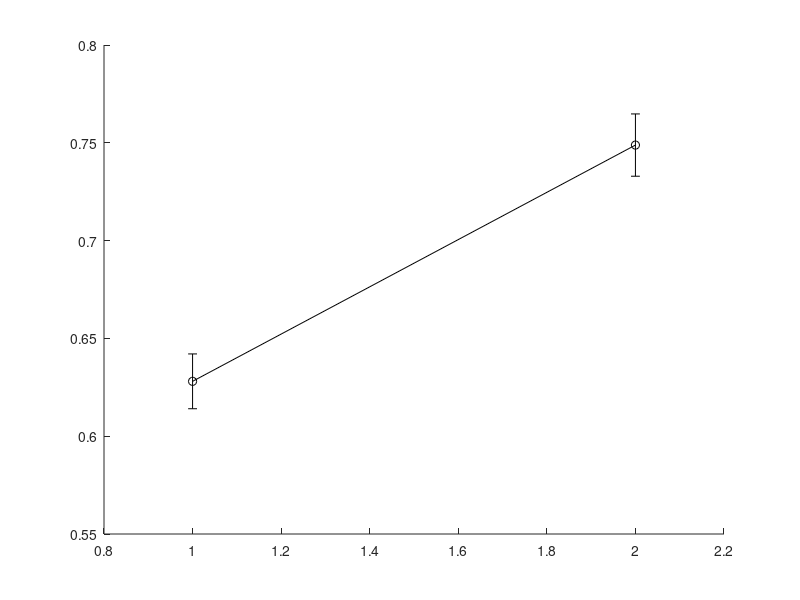

The MATLAB source for this figure: (Note: this script raises an error after producing the figure.)
clear all
close all

blocked = load('Training_Blocked.mat');
interleaved = load('Training_Interleaved.mat');

%% GENERAL TRAINING
figure

% --- Blocked condition ---
errorbar([1,2],[mean(blocked.accBlock1), mean(blocked.accBlock2)], ...
    [std(blocked.accBlock1), std(blocked.accBlock2)] ./ sqrt(sum(blocked.Subspace==1 | blocked.Subspace==2)), ...
    'ok-', 'LineWidth', 2);
hold on

errorbar([3,4],[mean(blocked.accBlock3), mean(blocked.accBlock4)], ...
    [std(blocked.accBlock3), std(blocked.accBlock4)] ./ sqrt(sum(blocked.Subspace==1 | blocked.Subspace==2)), ...
    'ok-', 'LineWidth', 2);

% --- Interleaved condition ---
errorbar([1,2,3,4], ...
    [mean(interleaved.accBlock1), mean(interleaved.accBlock2), mean(interleaved.accBlock3), mean(interleaved.accBlock4)], ...
    [std(interleaved.accBlock1), std(interleaved.accBlock2), std(interleaved.accBlock3), std(interleaved.accBlock4)] ./ sqrt(sum(interleaved.Subspace==1 | interleaved.Subspace==2)), ...
    'ok--', 'LineWidth', 2);

xlim([0.5, 4.5])
xticks(1:4)
xticklabels({'Block 1','Block 2','Block 3','Block 4'})

xlabel('Training Block')
ylabel('Accuracy (%)')
title('General Training Effect')
legend({'Blocked', 'Interleaved'}, 'Location', 'best')
box off
set(gca, 'FontSize', 12)


%% SAME–DIFFERENT TRAINING
figure

% --- Blocked condition: Same structure (red solid) ---
errorbar([1,2], ...
    [mean(blocked.accBlock1(blocked.Subspace==1)), mean(blocked.accBlock2(blocked.Subspace==1))], ...
    [std(blocked.accBlock1(blocked.Subspace==1)), std(blocked.accBlock2(blocked.Subspace==1))] ./ sqrt(sum(blocked.Subspace==1)), ...
    'or-', 'LineWidth', 2);
hold on

% --- Blocked condition: Different structure (blue solid) ---
errorbar([1,2], ...
    [mean(blocked.accBlock1(blocked.Subspace==2)), mean(blocked.accBlock2(blocked.Subspace==2))], ...
    [std(blocked.accBlock1(blocked.Subspace==2)), std(blocked.accBlock2(blocked.Subspace==2))] ./ sqrt(sum(blocked.Subspace==2)), ...
    'ob-', 'LineWidth', 2);

% --- Blocked condition, later blocks ---
errorbar([3,4], ...
    [mean(blocked.accBlock3(blocked.Subspace==1)), mean(blocked.accBlock4(blocked.Subspace==1))], ...
    [std(blocked.accBlock3(blocked.Subspace==1)), std(blocked.accBlock4(blocked.Subspace==1))] ./ sqrt(sum(blocked.Subspace==1)), ...
    'or-', 'LineWidth', 2);
errorbar([3,4], ...
    [mean(blocked.accBlock3(blocked.Subspace==2)), mean(blocked.accBlock4(blocked.Subspace==2))], ...
    [std(blocked.accBlock3(blocked.Subspace==2)), std(blocked.accBlock4(blocked.Subspace==2))] ./ sqrt(sum(blocked.Subspace==2)), ...
    'ob-', 'LineWidth', 2);

% --- Interleaved condition: Same structure (red dashed) ---
errorbar([1,2,3,4], ...
    [mean(interleaved.accBlock1(interleaved.Subspace==1)), mean(interleaved.accBlock2(interleaved.Subspace==1)), ...
     mean(interleaved.accBlock3(interleaved.Subspace==1)), mean(interleaved.accBlock4(interleaved.Subspace==1))], ...
    [std(interleaved.accBlock1(interleaved.Subspace==1)), std(interleaved.accBlock2(interleaved.Subspace==1)), ...
     std(interleaved.accBlock3(interleaved.Subspace==1)), std(interleaved.accBlock4(interleaved.Subspace==1))] ./ sqrt(sum(interleaved.Subspace==1)), ...
    'or--', 'LineWidth', 2);

% --- Interleaved condition: Different structure (blue dashed) ---
errorbar([1,2,3,4], ...
    [mean(interleaved.accBlock1(interleaved.Subspace==2)), mean(interleaved.accBlock2(interleaved.Subspace==2)), ...
     mean(interleaved.accBlock3(interleaved.Subspace==2)), mean(interleaved.accBlock4(interleaved.Subspace==2))], ...
    [std(interleaved.accBlock1(interleaved.Subspace==2)), std(interleaved.accBlock2(interleaved.Subspace==2)), ...
     std(interleaved.accBlock3(interleaved.Subspace==2)), std(interleaved.accBlock4(interleaved.Subspace==2))] ./ sqrt(sum(interleaved.Subspace==2)), ...
    'ob--', 'LineWidth', 2);

% --- Formatting ---
xlim([0.5, 4.5])
xticks(1:4)
xticklabels({'Block 1','Block 2','Block 3','Block 4'})
xlabel('Training Block')
ylabel('Accuracy (%)')
title('Same–Different Training')
legend({'Blocked – Same structure','Blocked – Different structure', ...
        'Interleaved – Same structure','Interleaved – Different structure'}, ...
       'Location', 'best')
box off
set(gca, 'FontSize', 12)
%% BLOCKED SAME–DIFFERENT SECOND TASK

% Define participant index (assuming 119 participants)
participants = 1:119;

figure

% --- Conceptual task (participants > 60) ---
% Same structure (green solid)
errorbar([3,4], ...
    [mean(blocked.accBlock3(blocked.Subspace==1 & participants > 60)), ...
     mean(blocked.accBlock4(blocked.Subspace==1 & participants > 60))], ...
    [std(blocked.accBlock3(blocked.Subspace==1 & participants > 60)), ...
     std(blocked.accBlock4(blocked.Subspace==1 & participants > 60))] ./ sqrt(sum(blocked.Subspace==1)), ...
    'og-', 'LineWidth', 2);
hold on

% Different structure (green dashed)
errorbar([3,4], ...
    [mean(blocked.accBlock3(blocked.Subspace==2 & participants > 60)), ...
     mean(blocked.accBlock4(blocked.Subspace==2 & participants > 60))], ...
    [std(blocked.accBlock3(blocked.Subspace==2 & participants > 60)), ...
     std(blocked.accBlock4(blocked.Subspace==2 & participants > 60))] ./ sqrt(sum(blocked.Subspace==2)), ...
    'og--', 'LineWidth', 2);

% --- Spatial task (participants ≤ 60) ---
% Same structure (magenta solid)
errorbar([3,4], ...
    [mean(blocked.accBlock3(blocked.Subspace==1 & participants <= 60)), ...
     mean(blocked.accBlock4(blocked.Subspace==1 & participants <= 60))], ...
    [std(blocked.accBlock3(blocked.Subspace==1 & participants <= 60)), ...
     std(blocked.accBlock4(blocked.Subspace==1 & participants <= 60))] ./ sqrt(sum(blocked.Subspace==1)), ...
    'om-', 'LineWidth', 2);

% Different structure (magenta dashed)
errorbar([3,4], ...
    [mean(blocked.accBlock3(blocked.Subspace==2 & participants <= 60)), ...
     mean(blocked.accBlock4(blocked.Subspace==2 & participants <= 60))], ...
    [std(blocked.accBlock3(blocked.Subspace==2 & participants <= 60)), ...
     std(blocked.accBlock4(blocked.Subspace==2 & participants <= 60))] ./ sqrt(sum(blocked.Subspace==2)), ...
    'om--', 'LineWidth', 2);

% --- Formatting ---
xlim([2.5, 4.5])
xticks([3, 4])
xticklabels({'Block 3','Block 4'})
xlabel('Training Block')
ylabel('Accuracy (%)')
title('Blocked Same–Different: Second Task')
legend({'Same structure – Conceptual', 'Different structure – Conceptual', ...
        'Same structure – Spatial', 'Different structure – Spatial'}, ...
       'Location', 'best')
box off
set(gca, 'FontSize', 12)

% --- Statistical test (Conceptual condition only) ---
disp('Conceptual Condition: Same vs. Different Structure')
[h,p,~,d] = ttest2(blocked.AccuracyConceptual(blocked.Subspace==1 & participants < 61), ...
                   blocked.AccuracyConceptual(blocked.Subspace==2 & participants < 61));

%% Spatial Task Summary (Bar plot)
figure
bar([mean(blocked.AccuracySpatial(blocked.Subspace==1 & participants > 60)), ...
     mean(blocked.AccuracySpatial(blocked.Subspace==2 & participants > 60))])
hold on
errorbar([1,2], ...
    [mean(blocked.AccuracySpatial(blocked.Subspace==1 & participants > 60)), ...
     mean(blocked.AccuracySpatial(blocked.Subspace==2 & participants > 60))], ...
    [std(blocked.AccuracySpatial(blocked.Subspace==1 & participants > 60)) ./ sqrt(sum(blocked.Subspace==1)), ...
     std(blocked.AccuracySpatial(blocked.Subspace==2 & participants > 60)) ./ sqrt(sum(blocked.Subspace==2))], ...
    'k.', 'LineWidth', 1.5)

ylim([0.5, 0.85])
xticks([1 2])
xticklabels({'Same structure','Different structure'})
ylabel('Accuracy (%)')
title('Blocked Spatial Task Performance')
box off
set(gca, 'FontSize', 12)

